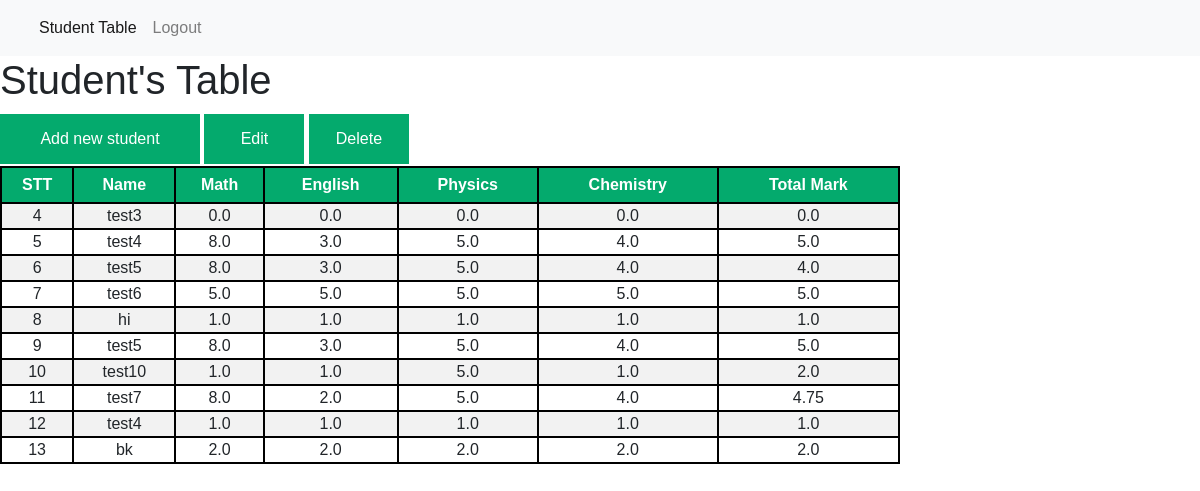
The page / (signed in) on the database as committed earlier.
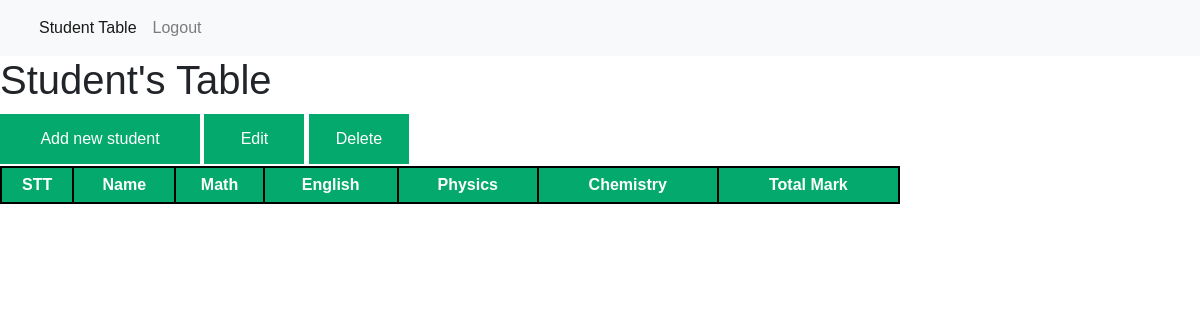
The same page on the database as committed later.
### models/student.py (models this page shows)
class Student(db.Model):
    id = db.Column(db.Integer(), primary_key = True)
    name = db.Column(db.String(30))
    math = db.Column(db.Float())
    english = db.Column(db.Float())
    chemistry = db.Column(db.Float())
    physics = db.Column(db.Float())
    total_mark = db.Column(db.Float())

### feature/api/check.py (the view)
@check_user.route('/', methods = ["GET"])
@login_required
def check_student():
    student = Student.query.all()
    return render_template('table_sql.html', users = student, column = column_lst)

### app.py (called while the page is built)
@login_manager.user_loader
def load_user(user_id):
    return Register.query.get(user_id)

### templates/table_sql.html (shortened to what this page needs)
<!DOCTYPE html>
<html>
<head>
  <link rel="stylesheet" href="https://cdn.jsdelivr.net/npm/bootstrap@4.4.1/dist/css/bootstrap.min.css"
>
<nav class="navbar navbar-expand-lg navbar-light bg-light" >
  <div class="container-fluid">
    <div class="collapse navbar-collapse" id="navbarSupportedContent">
      <ul class="navbar-nav me-auto mb-2 mb-lg-0">
        <li class="nav-item" style="color:white;">
          {% if current_user.is_authenticated %}
              <a href="{{url_for('check_user.check_student')}}" class="nav-link active">Student Table</a>
          {% endif %}
        </li>
        <li class="nav-item" style="color:white;">
          {% if current_user.is_authenticated %}
              <a href="{{url_for('auth.logout')}}" class="nav-link">Logout</a>
          {% endif %}
        </li>
      </ul>
    </div>
  </div>
</nav>
</head>
<body>
<div>
  <h1>Student's Table</h1>
</div>
<div>
  <button style="width:200px;height:50px;padding:5px;" onclick="document.location='{{url_for('add_user.add_student_box')}}'">
    Add new student
  </button>
  <button style="width:100px;height:50px;padding:5px;" onclick="document.location='{{url_for('edit_user.edit_student_box')}}'">
    Edit
  </button>
  <button style="width:100px;height:50px;padding:5px;" onclick="document.location='{{url_for('delete_user.delete_student_box')}}'">
    Delete
  </button>
</div>
<table id="student">
  <tr>
    {% for col in column %}
      <th>{{col}}</th>
    {% endfor %}
  </tr>
  {% for user in users %}
    <tr style="text-align:center;">
      <td>{{user.id}}</td>
      <td>{{user.name}}</td>
      <td>{{user.math}}</td>
      <td>{{user.english}}</td>
      <td>{{user.physics}}</td>
      <td>{{user.chemistry}}</td>
      <td>{{user.total_mark}}</td>
    </tr>
  {% endfor %}
</table>
</body>
</html>

### templates/table_sql.html (style rules this page uses)
#student { font-family: Arial, Helvetica, sans-serif; border-collapse: collapse; width: 75%; }
#student td, #student th { border: 2px solid black; padding: 0px; }
#student th { padding-top: 5px; padding-bottom: 5px; text-align: center; background-color: #04AA6D; color: white; }
body { font-family: Arial, Helvetica, sans-serif; }
button { background-color: #04AA6D; color: white; padding: 14px 20px; margin: 2px 0; border: none; cursor: pointer; width: 100%; }

Rows that differ between the two databases and show on the page:
removed Student: id "4", name "test3", math "0.0", english "0.0", physics "0.0", chemistry "0.0", total_mark "0.0"
removed Student: id "5", name "test4", math "8.0", english "3.0", physics "5.0", chemistry "4.0", total_mark "5.0"
removed Student: id "6", name "test5", math "8.0", english "3.0", physics "5.0", chemistry "4.0", total_mark "4.0"
removed Student: id "7", name "test6", math "5.0", english "5.0", physics "5.0", chemistry "5.0", total_mark "5.0"
removed Student: id "8", name "hi", math "1.0", english "1.0", physics "1.0", chemistry "1.0", total_mark "1.0"
removed Student: id "9", name "test5", math "8.0", english "3.0", physics "5.0", chemistry "4.0", total_mark "5.0"
removed Student: id "10", name "test10", math "1.0", english "1.0", physics "5.0", chemistry "1.0", total_mark "2.0"
removed Student: id "11", name "test7", math "8.0", english "2.0", physics "5.0", chemistry "4.0", total_mark "4.75"
removed Student: id "12", name "test4", math "1.0", english "1.0", physics "1.0", chemistry "1.0", total_mark "1.0"
removed Student: id "13", name "bk", math "2.0", english "2.0", physics "2.0", chemistry "2.0", total_mark "2.0"
